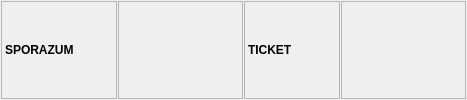
                <widget class="QFrame" name="frame_37">
                 <property name="sizePolicy">
                  <sizepolicy hsizetype="Preferred" vsizetype="Maximum">
                   <horstretch>0</horstretch>
                   <verstretch>0</verstretch>
                  </sizepolicy>
                 </property>
                 <property name="frameShape">
                  <enum>QFrame::NoFrame</enum>
                 </property>
                 <property name="frameShadow">
                  <enum>QFrame::Raised</enum>
                 </property>
                 <layout class="QHBoxLayout" name="horizontalLayout_20">
                  <property name="spacing">
                   <number>1</number>
                  </property>
                  <property name="leftMargin">
                   <number>1</number>
                  </property>
                  <property name="topMargin">
                   <number>1</number>
                  </property>
                  <property name="rightMargin">
                   <number>1</number>
                  </property>
                  <property name="bottomMargin">
                   <number>1</number>
                  </property>
                  <item>
                   <widget class="QLabel" name="lblKupacTitle1_2">
                    <property name="sizePolicy">
                     <sizepolicy hsizetype="Maximum" vsizetype="Preferred">
                      <horstretch>0</horstretch>
                      <verstretch>0</verstretch>
                     </sizepolicy>
                    </property>
                    <property name="minimumSize">
                     <size>
                      <width>116</width>
                      <height>27</height>
                     </size>
                    </property>
                    <property name="font">
                     <font>
                      <weight>75</weight>
                      <bold>true</bold>
                     </font>
                    </property>
                    <property name="toolTip">
                     <string>Poziv Na Broj</string>
                    </property>
                    <property name="frameShape">
                     <enum>QFrame::StyledPanel</enum>
                    </property>
                    <property name="text">
                     <string>SPORAZUM</string>
                    </property>
                    <property name="textInteractionFlags">
                     <set>Qt::LinksAccessibleByMouse|Qt::TextSelectableByMouse</set>
                    </property>
                   </widget>
                  </item>
                  <item>
                   <widget class="QLabel" name="lblPeriodTitle_8">
                    <property name="sizePolicy">
                     <sizepolicy hsizetype="Preferred" vsizetype="Preferred">
                      <horstretch>0</horstretch>
                      <verstretch>0</verstretch>
                     </sizepolicy>
                    </property>
                    <property name="minimumSize">
                     <size>
                      <width>125</width>
                      <height>27</height>
                     </size>
                    </property>
                    <property name="font">
                     <font>
                      <weight>75</weight>
                      <bold>true</bold>
                     </font>
                    </property>
                    <property name="toolTip">
                     <string>Poziv Na Broj</string>
                    </property>
                    <property name="frameShape">
                     <enum>QFrame::StyledPanel</enum>
                    </property>
                    <property name="textInteractionFlags">
                     <set>Qt::LinksAccessibleByMouse|Qt::TextSelectableByMouse</set>
                    </property>
                   </widget>
                  </item>
                  <item>
                   <widget class="QLabel" name="lblKupacTitle1_3">
                    <property name="sizePolicy">
                     <sizepolicy hsizetype="Maximum" vsizetype="Preferred">
                      <horstretch>0</horstretch>
                      <verstretch>0</verstretch>
                     </sizepolicy>
                    </property>
                    <property name="minimumSize">
                     <size>
                      <width>96</width>
                      <height>27</height>
                     </size>
                    </property>
                    <property name="font">
                     <font>
                      <weight>75</weight>
                      <bold>true</bold>
                     </font>
                    </property>
                    <property name="toolTip">
                     <string>Poziv Na Broj</string>
                    </property>
                    <property name="frameShape">
                     <enum>QFrame::StyledPanel</enum>
                    </property>
                    <property name="text">
                     <string>TICKET</string>
                    </property>
                    <property name="textInteractionFlags">
                     <set>Qt::LinksAccessibleByMouse|Qt::TextSelectableByMouse</set>
                    </property>
                   </widget>
                  </item>
                  <item>
                   <widget class="QLabel" name="lblPeriodTitle_9">
                    <property name="sizePolicy">
                     <sizepolicy hsizetype="Preferred" vsizetype="Preferred">
                      <horstretch>0</horstretch>
                      <verstretch>0</verstretch>
                     </sizepolicy>
                    </property>
                    <property name="minimumSize">
                     <size>
                      <width>125</width>
                      <height>27</height>
                     </size>
                    </property>
                    <property name="font">
                     <font>
                      <weight>75</weight>
                      <bold>true</bold>
                     </font>
                    </property>
                    <property name="toolTip">
                     <string>Poziv Na Broj</string>
                    </property>
                    <property name="frameShape">
                     <enum>QFrame::StyledPanel</enum>
                    </property>
                    <property name="textInteractionFlags">
                     <set>Qt::LinksAccessibleByMouse|Qt::TextSelectableByMouse</set>
                    </property>
                   </widget>
                  </item>
                 </layout>
                </widget>
